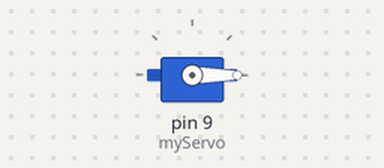
Simulated run of this sketch. Board: Arduino Uno, built with avr-gcc and run on an emulated ATmega328P. Parts: servo.

Above: at 0.05 s.
At 1.25 s:
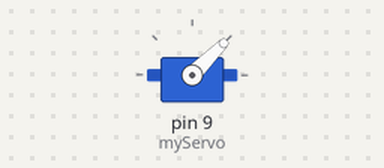
At 2.5 s:
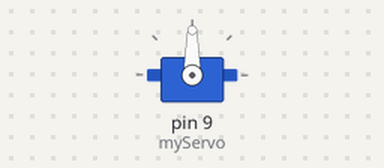
At 5.0 s:
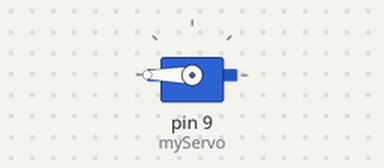
Timing chart, 0 to 6.5 s (numbered marks = the images above):
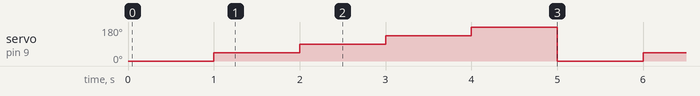

Measured:
- by itself, servo on pin 9 (myServo): repeats every 5.0 s: 90° 1.0 s, 135° 1.0 s, 180° 1.0 s, 0° 1.0 s, 45° 1.0 s

The sketch:

servo_motor.ino
```cpp
// Servo Motor Control using Arduino Uno
// Author: Mahesh
// Servo connected to Digital Pin 9

#include <Servo.h>

Servo myServo;

void setup() {
  myServo.attach(9);   // Attach servo to pin 9
}

void loop() {
  for (int angle = 0; angle <= 180; angle += 45) {
    myServo.write(angle);   // Rotate to specific angle
    delay(1000);            // Wait 1 second
  }
}
```
